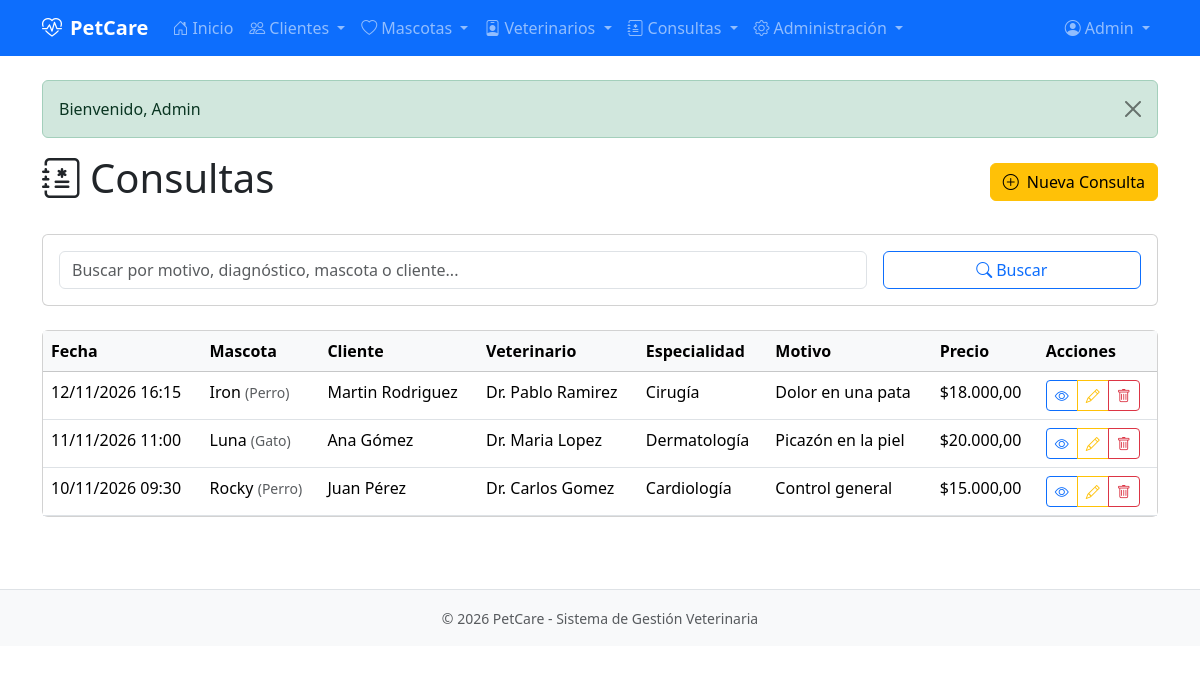
The page /pages/consulta/listar.php (signed in) on the database its author committed.
### tables this page shows
CREATE TABLE usuarios (
    id_usuario INT AUTO_INCREMENT PRIMARY KEY,
    nombre VARCHAR(50) NOT NULL,
    apellido VARCHAR(50) NOT NULL,
    email VARCHAR(100) NOT NULL UNIQUE,
    password VARCHAR(255) NOT NULL,
    telefono VARCHAR(20),
    id_rol INT NOT NULL DEFAULT 3,
    activo TINYINT(1) NOT NULL DEFAULT 1,
    fecha_registro TIMESTAMP DEFAULT CURRENT_TIMESTAMP,
    CONSTRAINT fk_usuarios_roles FOREIGN KEY (id_rol) REFERENCES roles(id_rol)
);

CREATE TABLE consultas (
    id_consulta INT AUTO_INCREMENT PRIMARY KEY,
    fecha_consulta DATETIME NOT NULL,
    motivo VARCHAR(100) NOT NULL,
    diagnostico TEXT,
    precio DECIMAL(10,2) NOT NULL,
    id_mascota INT NOT NULL,
    id_veterinario INT NOT NULL,
    CONSTRAINT fk_consultas_mascotas FOREIGN KEY (id_mascota) REFERENCES mascotas(id_mascota) ON DELETE CASCADE,
    CONSTRAINT fk_consultas_veterinarios FOREIGN KEY (id_veterinario) REFERENCES veterinarios(id_veterinario) ON DELETE CASCADE
);

CREATE TABLE mascotas (
    id_mascota INT AUTO_INCREMENT PRIMARY KEY,
    nombre VARCHAR(50) NOT NULL,
    especie VARCHAR(30) NOT NULL,
    raza VARCHAR(50),
    fecha_nacimiento DATE,
    sexo VARCHAR(10),
    id_cliente INT NOT NULL,
    CONSTRAINT fk_mascotas_clientes FOREIGN KEY (id_cliente) REFERENCES clientes(id_cliente) ON DELETE CASCADE
);

CREATE TABLE clientes (
    id_cliente INT AUTO_INCREMENT PRIMARY KEY,
    dni VARCHAR(15) NOT NULL UNIQUE,
    nombre VARCHAR(50) NOT NULL,
    apellido VARCHAR(50) NOT NULL,
    telefono VARCHAR(20)
);

CREATE TABLE veterinarios (
    id_veterinario INT AUTO_INCREMENT PRIMARY KEY,
    dni VARCHAR(15) NOT NULL UNIQUE,
    nombre VARCHAR(50) NOT NULL,
    apellido VARCHAR(50) NOT NULL,
    numero_registro VARCHAR(20) NOT NULL UNIQUE,
    telefono VARCHAR(20),
    especialidad VARCHAR(50)
);

### includes/auth.php (called while the page is built, shortened)
<?php
function isLoggedIn() {
    return isset($_SESSION['user_id']);
}
function getCurrentUser() {
    $db = getDB();
    $stmt = $db->prepare("SELECT u.*, r.nombre as rol_nombre FROM usuarios u LEFT JOIN roles r ON u.id_rol = r.id_rol WHERE u.id_usuario = ?");
    $stmt->execute([$_SESSION['user_id']]);
    return $stmt->fetch();
}

### includes/functions.php (called while the page is built, shortened)
<?php
function getAllConsultas($search = '') {
    $db = getDB();
    $sql = "SELECT c.*, m.nombre as mascota_nombre, m.especie, m.raza,
                   cli.nombre as cliente_nombre, cli.apellido as cliente_apellido,
                   v.nombre as vet_nombre, v.apellido as vet_apellido, v.especialidad
            FROM consultas c
            JOIN mascotas m ON c.id_mascota = m.id_mascota
            JOIN clientes cli ON m.id_cliente = cli.id_cliente
            JOIN veterinarios v ON c.id_veterinario = v.id_veterinario
            WHERE 1=1";
    $params = [];
    $sql .= " ORDER BY c.fecha_consulta DESC";
    $stmt = $db->prepare($sql);
    $stmt->execute($params);
    return $stmt->fetchAll();
}

### pages/consulta/listar.php (the view, shortened to what this page needs)
<?php
require_once dirname(__DIR__, 2) . '/includes/auth.php';
require_once dirname(__DIR__, 2) . '/includes/functions.php';
require_once dirname(__DIR__, 2) . '/includes/header.php';
$pageTitle = 'Consultas';
$search = $_GET['search'] ?? '';
$consultas = getAllConsultas($search);
?>
<div class="d-flex justify-content-between align-items-center mb-4">
    <h1><i class="bi bi-journal-medical me-2"></i><?php echo $pageTitle; ?></h1>
    <a href="<?php echo APP_URL; ?>/pages/consulta/crear.php" class="btn btn-warning">
        <i class="bi bi-plus-circle me-2"></i>Nueva Consulta
    </a>
</div>
<div class="card mb-4">
    <div class="card-body">
        <form method="GET" class="row g-3">
            <div class="col-md-9">
                <input type="text" class="form-control" name="search" placeholder="Buscar por motivo, diagnóstico, mascota o cliente..." value="<?php echo htmlspecialchars($search); ?>">
            </div>
            <div class="col-md-3">
                <button type="submit" class="btn btn-outline-primary w-100"><i class="bi bi-search me-1"></i>Buscar</button>
            </div>
        </form>
    </div>
</div>
<div class="card">
    <div class="card-body p-0">
        <?php if (empty($consultas)): ?>
            <div class="text-center py-5">
                <i class="bi bi-journal-medical fs-1 text-muted"></i>
                <p class="text-muted mt-2">No hay consultas registradas</p>
                <a href="<?php echo APP_URL; ?>/pages/consulta/crear.php" class="btn btn-warning">Crear primera consulta</a>
            </div>
        <?php else: ?>
            <div class="table-responsive">
                <table class="table table-hover mb-0">
                    <thead class="table-light">
                        <tr>
                            <th>Fecha</th>
                            <th>Mascota</th>
                            <th>Cliente</th>
                            <th>Veterinario</th>
                            <th>Especialidad</th>
                            <th>Motivo</th>
                            <th>Precio</th>
                            <th>Acciones</th>
                        </tr>
                    </thead>
                    <tbody>
                        <?php foreach ($consultas as $consulta): ?>
                            <tr>
                                <td><?php echo date('d/m/Y H:i', strtotime($consulta['fecha_consulta'])); ?></td>
                                <td><?php echo htmlspecialchars($consulta['mascota_nombre']); ?> <small class="text-muted">(<?php echo htmlspecialchars($consulta['especie']); ?>)</small></td>
                                <td><?php echo htmlspecialchars($consulta['cliente_nombre'] . ' ' . $consulta['cliente_apellido']); ?></td>
                                <td>Dr. <?php echo htmlspecialchars($consulta['vet_nombre'] . ' ' . $consulta['vet_apellido']); ?></td>
                                <td><?php echo htmlspecialchars($consulta['especialidad']); ?></td>
                                <td><?php echo htmlspecialchars($consulta['motivo']); ?></td>
                                <td>$<?php echo number_format($consulta['precio'], 2, ',', '.'); ?></td>
                                <td>
                                    <div class="btn-group btn-group-sm">
                                        <a href="<?php echo APP_URL; ?>/pages/consulta/ver.php?id=<?php echo $consulta['id_consulta']; ?>" class="btn btn-outline-primary" title="Ver">
                                            <i class="bi bi-eye"></i>
                                        </a>
                                        <?php if (in_array($_SESSION['user_rol_nombre'] ?? '', ['Admin', 'Veterinario'])): ?>
                                        <a href="<?php echo APP_URL; ?>/pages/consulta/editar.php?id=<?php echo $consulta['id_consulta']; ?>" class="btn btn-outline-warning" title="Editar">
                                            <i class="bi bi-pencil"></i>
                                        </a>
                                        <a href="<?php echo APP_URL; ?>/pages/consulta/eliminar.php?id=<?php echo $consulta['id_consulta']; ?>" class="btn btn-outline-danger" title="Eliminar" onclick="return confirm('¿Estás seguro de eliminar esta consulta?')">
                                            <i class="bi bi-trash"></i>
                                        </a>
                                        <?php endif; ?>
                                    </div>
                                </td>
                            </tr>
                        <?php endforeach; ?>
                    </tbody>
                </table>
            </div>
        <?php endif; ?>
    </div>
</div>
<?php require_once dirname(__DIR__, 2) . '/includes/footer.php'; ?>

### includes/header.php (shortened to what this page needs)
<?php
require_once __DIR__ . '/auth.php';
$user = getCurrentUser();
$currentPage = basename($_SERVER['PHP_SELF']);
?>
<!DOCTYPE html>
<html lang="es">
<head>
    <link href="https://cdn.jsdelivr.net/npm/bootstrap@5.3.2/dist/css/bootstrap.min.css" rel="stylesheet">
    <link href="https://cdn.jsdelivr.net/npm/bootstrap-icons@1.11.1/font/bootstrap-icons.css" rel="stylesheet">
    <link href="<?php echo APP_URL; ?>/assets/css/style.css" rel="stylesheet">
</head>
<body>
    <?php if (isLoggedIn()): ?>
    <nav class="navbar navbar-expand-lg navbar-dark bg-primary">
        <div class="container">
            <a class="navbar-brand fw-bold" href="<?php echo APP_URL; ?>/index.php">
                <i class="bi bi-heart-pulse me-2"></i><?php echo APP_NAME; ?>
            </a>
            <div class="collapse navbar-collapse" id="navbarNav">
                <ul class="navbar-nav me-auto">
                    <li class="nav-item">
                        <a class="nav-link <?php echo $currentPage === 'index.php' ? 'active' : ''; ?>" href="<?php echo APP_URL; ?>/index.php">
                            <i class="bi bi-house-door me-1"></i>Inicio
                        </a>
                    </li>
                    <?php if (in_array($user['rol_nombre'], ['Admin', 'Usuario común'])): ?>
                    <li class="nav-item dropdown">
                        <a class="nav-link dropdown-toggle <?php echo strpos($currentPage, 'cliente') !== false ? 'active' : ''; ?>" href="#" role="button" data-bs-toggle="dropdown">
                            <i class="bi bi-people me-1"></i>Clientes
                        </a>
                    </li>
                    <li class="nav-item dropdown">
                        <a class="nav-link dropdown-toggle <?php echo strpos($currentPage, 'mascota') !== false ? 'active' : ''; ?>" href="#" role="button" data-bs-toggle="dropdown">
                            <i class="bi bi-heart me-1"></i>Mascotas
                        </a>
                    </li>
                    <?php endif; ?>
                    <?php if (in_array($user['rol_nombre'], ['Admin', 'Veterinario'])): ?>
                    <li class="nav-item dropdown">
                        <a class="nav-link dropdown-toggle <?php echo strpos($currentPage, 'veterinario') !== false ? 'active' : ''; ?>" href="#" role="button" data-bs-toggle="dropdown">
                            <i class="bi bi-person-badge me-1"></i>Veterinarios
                        </a>
                    </li>
                    <?php endif; ?>
                    <?php if (in_array($user['rol_nombre'], ['Admin', 'Veterinario', 'Usuario común'])): ?>
                    <li class="nav-item dropdown">
                        <a class="nav-link dropdown-toggle <?php echo strpos($currentPage, 'consulta') !== false ? 'active' : ''; ?>" href="#" role="button" data-bs-toggle="dropdown">
                            <i class="bi bi-journal-medical me-1"></i>Consultas
                        </a>
                    </li>
                    <?php endif; ?>
                    <?php if ($user['rol_nombre'] === 'Admin'): ?>
                    <li class="nav-item dropdown">
                        <a class="nav-link dropdown-toggle <?php echo strpos($currentPage, 'usuario') !== false ? 'active' : ''; ?>" href="#" role="button" data-bs-toggle="dropdown">
                            <i class="bi bi-gear me-1"></i>Administración
                        </a>
                    </li>
                    <?php endif; ?>
                </ul>
                <ul class="navbar-nav ms-auto">
                    <li class="nav-item dropdown">
                        <a class="nav-link dropdown-toggle" href="#" role="button" data-bs-toggle="dropdown">
                            <i class="bi bi-person-circle me-1"></i><?php echo htmlspecialchars($user['nombre']); ?>
                        </a>
                    </li>
                </ul>
            </div>
        </div>
    </nav>
    <?php endif; ?>
    <main class="container py-4">
        <?php if (isset($_SESSION['flash_message'])): ?>
            <div class="alert alert-<?php echo $_SESSION['flash_type'] ?? 'info'; ?> alert-dismissible fade show" role="alert">
                <?php
                    echo $_SESSION['flash_message'];
                ?>
                <button type="button" class="btn-close" data-bs-dismiss="alert"></button>
            </div>
        <?php endif; ?>

### rows shown on the page
usuarios: nombre "Admin"
consultas: fecha_consulta "12/11/2026 16:15", id_mascota.nombre "Iron", id_mascota.especie "Perro", clientes.nombre+apellido "Martin Rodriguez", id_veterinario.apellido "Pablo Ramirez", id_veterinario.especialidad "Cirugía", motivo "Dolor en una pata", precio "18.000,00"
consultas: fecha_consulta "11/11/2026 11:00", id_mascota.nombre "Luna", id_mascota.especie "Gato", clientes.nombre+apellido "Ana Gómez", id_veterinario.apellido "Maria Lopez", id_veterinario.especialidad "Dermatología", motivo "Picazón en la piel", precio "20.000,00"
consultas: fecha_consulta "10/11/2026 09:30", id_mascota.nombre "Rocky", id_mascota.especie "Perro", clientes.nombre+apellido "Juan Pérez", id_veterinario.apellido "Carlos Gomez", id_veterinario.especialidad "Cardiología", motivo "Control general", precio "15.000,00"

### other values the page prints
APP_NAME "PetCare"
$_SESSION['flash_message'] "Bienvenido, Admin"
$pageTitle "Consultas"
